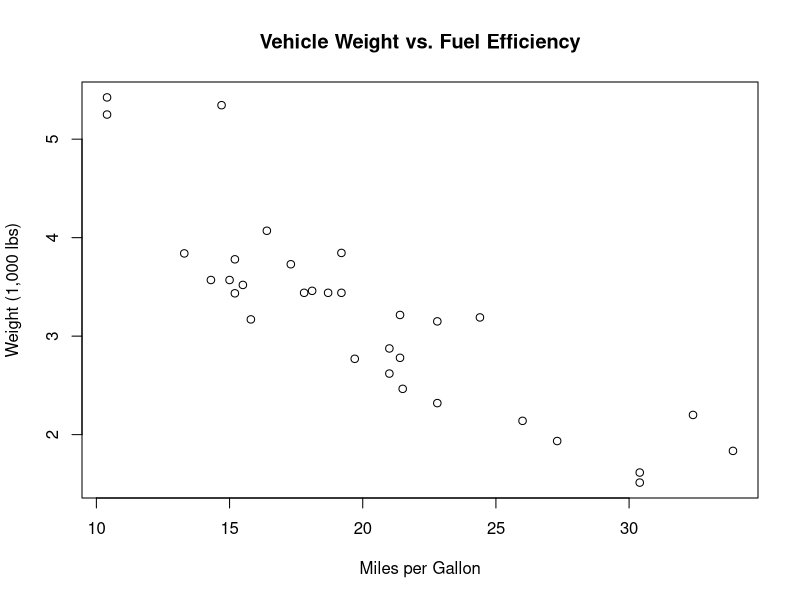

Recreate this plot in R.

# ============================================================
# R Programming & Data Analysis Fundamentals
# Undergraduate Research Internship Training
#
# Purpose:
# Introduce foundational R programming and data manipulation
# techniques to prepare students for research internship tasks.
#
# Software: R and RStudio
# Package: dplyr
#
# Topics Covered:
# 1. Basic R Operations
# 2. Creating Objects and Variables
# 3. Installing and Loading Packages
# 4. Exploring Data
# 5. Creating and Subsetting Data Frames
# 6. Filtering and Selecting Data
# 7. Summarizing Data
# 8. Creating and Modifying Variables
# 9. Basic Data Visualization
# 10. Applying Data Manipulation Techniques
# ============================================================


# ============================================================
# 1. BASIC R OPERATIONS
# ============================================================

# Perform basic arithmetic
1 + 2

# Calculate the natural logarithm
log(10)



# ============================================================
# 2. CREATING OBJECTS AND VARIABLES
# ============================================================

# Assign values to objects
x <- 5
y <- 7

# Display object values
x
y

# Perform calculations using objects
x + y
x - y



# ============================================================
# 3. INSTALLING AND LOADING PACKAGES
# ============================================================

# Install dplyr if it is not already installed.
# Run this command once if needed:
# install.packages("dplyr")

# Load dplyr for data manipulation
library(dplyr)



# ============================================================
# 4. EXPLORING DATA
# ============================================================

# Explore the built-in Titanic dataset
# Note: Titanic is included with R's datasets package.

# View summary statistics
summary(Titanic)

# Examine dataset structure
str(Titanic)

# Generate frequency tables
table(Titanic)

# Open dataset in RStudio's data viewer
View(Titanic)

# Display the first six observations
head(Titanic)

# Display the last six observations
tail(Titanic)



# ============================================================
# 5. CREATING AND SUBSETTING DATA FRAMES
# ============================================================

# Create a sample patient data frame
mydata <- data.frame(
  patient = c("Smith", "Jones", "Williams"),
  height = c(72, 61, 66),
  diabetic = c(TRUE, FALSE, FALSE))

# Display the complete data frame
mydata

# Select a specific row and column
mydata[3, 2]

# Select the first two rows of the height column
mydata[1:2, "height"]

# Select the diabetic column
mydata[, "diabetic"]

# Access a column using the $ operator
mydata$height

# Select the second and third height observations
mydata$height[2:3]



# ============================================================
# 6. EXAMINING AND RENAMING VARIABLES
# ============================================================

# Display existing column names
colnames(mydata)

# Assign new column names
colnames(mydata) <- c("Patient", "Height", "Diabetic")

# Display updated column names
colnames(mydata)

# Rename an individual column
colnames(mydata)[3] <- "Diabetes"

# Display final column names
colnames(mydata)



# ============================================================
# 7. FILTERING AND SELECTING DATA
# ============================================================

# Create a sample dog data frame
dog_data <- data.frame(
  id = c("Duke", "Lucy", "Buddy", "Daisy", "Bear", "Stella"),
  weight = c(25, 12, 58, 67, 33, 9),
  sex = c("M", "F", "M", "F", "M", "F"),
  location = c("north", "west", "north", "south", "west", "west"))

# Display the original dataset
dog_data

# Filter dogs weighing more than 40
heavy_dogs <- dog_data %>%
  filter(weight > 40)

heavy_dogs

# Filter female dogs located in the north or south
selected_dogs <- dog_data %>%
  filter(
    (location == "north" | location == "south") &
      sex == "F" )

selected_dogs



# ============================================================
# 8. SELECTING VARIABLES
# ============================================================

# Select two specific variables
select(dog_data, id, sex)

# Select all variables except id and sex
select(dog_data, -c(id, sex))



# ============================================================
# 9. SUMMARIZING DATA
# ============================================================

# Create a sample dataset
sample_data <- data.frame(
  group = c("A", "A", "B", "B", "C"),
  value = c(10, 15, 20, 25, 30))

# Calculate the overall mean
sample_data %>%
  summarize(
    mean_value = mean(value))

# Calculate the mean separately for each group
sample_data %>%
  group_by(group) %>%
  summarize(
    mean_value = mean(value),
    .groups = "drop")

# Calculate multiple summary statistics
group_summary <- sample_data %>%
  group_by(group) %>%
  summarize(
    mean_value = mean(value),
    max_value = max(value),
    count = n(),
    .groups = "drop")

# Display summarized results
group_summary



# ============================================================
# 10. USING FILTER WITH THE PIPE OPERATOR
# ============================================================

# Create a sample dataset
sample_records <- data.frame(
  ID = c(1, 2, 1, 3),
  value = c(10, 20, 30, 40))

# Filter records using the pipe operator
result <- sample_records %>%
  filter(ID == 1)

result

# Perform the same operation without the pipe operator
result <- filter(sample_records, ID == 1)

result



# ============================================================
# 11. CREATING AND MODIFYING VARIABLES WITH MUTATE
# ============================================================

# Examine the built-in mtcars dataset
head(mtcars)

# Convert vehicle weight from 1,000 pounds to kilograms
mtcars_analysis <- mtcars %>%
  mutate(
    wt_kg = wt * 1000 * 0.453592)

head(mtcars_analysis)

# Calculate the horsepower-to-weight ratio
mtcars_analysis <- mtcars_analysis %>%
  mutate(
    pwr_wt_ratio = hp / wt)

head(mtcars_analysis)

# Create multiple variables within one mutate operation
mtcars_analysis <- mtcars %>%
  mutate(
    wt_kg = wt * 1000 * 0.453592,
    pwr_wt_ratio = hp / wt )

head(mtcars_analysis)

# Demonstrate modifying an existing variable
# Preserve the original dataset by creating a separate object
mtcars_modified <- mtcars %>%
  mutate(
    wt = wt * 2)

head(mtcars_modified)



# ============================================================
# 12. BASIC DATA VISUALIZATION
# ============================================================

# Create a scatterplot using the mtcars dataset
plot(
  mtcars$mpg,
  mtcars$wt,
  main = "Vehicle Weight vs. Fuel Efficiency",
  xlab = "Miles per Gallon",
  ylab = "Weight (1,000 lbs)")



# ============================================================
# 13. APPLYING DATA MANIPULATION TECHNIQUES
# ============================================================

# Create a sample student dataset
students <- data.frame(
  name = c("Alice", "Bob", "Charlie", "Diana"),
  math_score = c(78, 85, 92, 88),
  english_score = c(82, 79, 95, 90))

# Display original student data
print(students)

# Calculate total and average scores
students <- students %>%
  mutate(
    total_score = math_score + english_score,
    average_score = total_score / 2 )

# Display updated student data
print(students)

# Assign letter grades based on average scores
students <- students %>%
  mutate(
    grade = case_when(
      average_score >= 90 ~ "A",
      average_score >= 80 ~ "B",
      average_score >= 70 ~ "C",
      TRUE ~ "D"   ))

# Display final student results
print(students)


# ============================================================
# END OF TRAINING MATERIALS
# ============================================================
